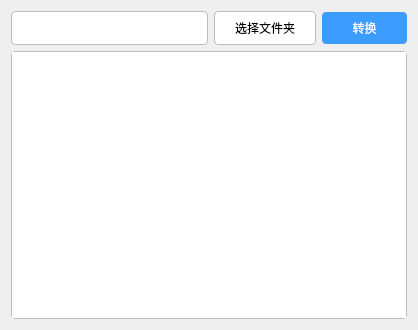
<?xml version="1.0" encoding="UTF-8"?>
<ui version="4.0">
 <class>Widget</class>
 <widget class="QWidget" name="Widget">
  <property name="geometry">
   <rect>
    <x>0</x>
    <y>0</y>
    <width>418</width>
    <height>330</height>
   </rect>
  </property>
  <property name="windowTitle">
   <string>Widget</string>
  </property>
  <layout class="QVBoxLayout" name="verticalLayout" stretch="0,1">
   <item>
    <layout class="QHBoxLayout" name="horizontalLayout" stretch="1,0,0">
     <item>
      <widget class="QLineEdit" name="lineEditFolder">
       <property name="styleSheet">
        <string notr="true">min-height:32px;
border:1px solid #babdc1;
border-radius:4px;</string>
       </property>
      </widget>
     </item>
     <item>
      <widget class="QPushButton" name="btnSelectFloder">
       <property name="styleSheet">
        <string notr="true">QPushButton
{
border:1px solid #babdc1;
background:white;
border-radius:4px;
color:black;
min-width:100px;
min-height:32px;
}

QPushButton:hover,QPushButton:press{
background:#eaebec;
}</string>
       </property>
       <property name="text">
        <string>选择文件夹</string>
       </property>
      </widget>
     </item>
     <item>
      <widget class="QPushButton" name="btnExec">
       <property name="styleSheet">
        <string notr="true">QPushButton
{
background:#3c9cff;
border-radius:4px;
color:white;
min-width:85px;
min-height:32px;}
QPushButton:hover,QPushButton:press{
background:#398ade;
}</string>
       </property>
       <property name="text">
        <string>转换</string>
       </property>
      </widget>
     </item>
    </layout>
   </item>
   <item>
    <widget class="QTextEdit" name="textEdit">
     <property name="styleSheet">
      <string notr="true">border:1px solid #babdc1;
border-radius:4px;</string>
     </property>
    </widget>
   </item>
  </layout>
 </widget>
 <layoutdefault spacing="6" margin="11"/>
 <resources/>
 <connections/>
</ui>
